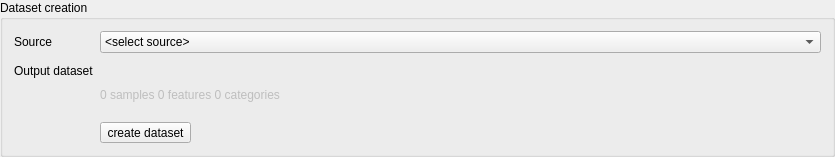
             <widget class="QGroupBox" name="groupBox_4">
              <property name="title">
               <string>Dataset creation</string>
              </property>
              <property name="flat">
               <bool>true</bool>
              </property>
              <property name="checkable">
               <bool>false</bool>
              </property>
              <layout class="QFormLayout" name="formLayout_9">
               <item row="0" column="0">
                <widget class="QLabel" name="label_12">
                 <property name="text">
                  <string>Source</string>
                 </property>
                </widget>
               </item>
               <item row="0" column="1">
                <widget class="QComboBox" name="mAlgoDataset">
                 <item>
                  <property name="text">
                   <string>&lt;select source&gt;</string>
                  </property>
                 </item>
                 <item>
                  <property name="text">
                   <string>categorized raster layer and feature
                                                                                raster
                                                                            </string>
                  </property>
                 </item>
                 <item>
                  <property name="text">
                   <string>categorized vector layer and feature
                                                                                raster
                                                                            </string>
                  </property>
                 </item>
                 <item>
                  <property name="text">
                   <string>categorized vector layer with
                                                                                feature fields
                                                                            </string>
                  </property>
                 </item>
                 <item>
                  <property name="text">
                   <string>categorized spectral library
                                                                            </string>
                  </property>
                 </item>
                 <item>
                  <property name="text">
                   <string>table with categories and feature
                                                                                fields
                                                                            </string>
                  </property>
                 </item>
                 <item>
                  <property name="text">
                   <string>text files</string>
                  </property>
                 </item>
                 <item>
                  <property name="text">
                   <string>Python code</string>
                  </property>
                 </item>
                </widget>
               </item>
               <item row="1" column="0">
                <widget class="QLabel" name="label_52">
                 <property name="enabled">
                  <bool>true</bool>
                 </property>
                 <property name="text">
                  <string>Output dataset</string>
                 </property>
                </widget>
               </item>
               <item row="1" column="1">
                <layout class="QHBoxLayout" name="horizontalLayout_27">
                 <item>
                  <widget class="QgsFileWidget" name="mFileDataset">
                   <property name="sizePolicy">
                    <sizepolicy hsizetype="Preferred" vsizetype="Preferred">
                     <horstretch>2</horstretch>
                     <verstretch>0</verstretch>
                    </sizepolicy>
                   </property>
                   <property name="dialogTitle">
                    <string/>
                   </property>
                   <property name="filter">
                    <string>*.skops</string>
                   </property>
                   <property name="defaultRoot">
                    <string/>
                   </property>
                   <property name="storageMode">
                    <enum>QgsFileWidget::SaveFile</enum>
                   </property>
                   <property name="relativeStorage">
                    <enum>QgsFileWidget::Absolute</enum>
                   </property>
                  </widget>
                 </item>
                 <item>
                  <widget class="QToolButton" name="mViewDataset">
                   <property name="toolTip">
                    <string/>
                   </property>
                   <property name="text">
                    <string/>
                   </property>
                   <property name="icon">
                    <iconset>
                     <normaloff>
                                                                                        :/qt-project.org/styles/commonstyle/images/filecontents-128.png</normaloff>
                                                                                        :/qt-project.org/styles/commonstyle/images/filecontents-128.png</iconset>
                   </property>
                   <property name="iconSize">
                    <size>
                     <width>16</width>
                     <height>16</height>
                    </size>
                   </property>
                   <property name="toolButtonStyle">
                    <enum>Qt::ToolButtonIconOnly</enum>
                   </property>
                   <property name="autoRaise">
                    <bool>true</bool>
                   </property>
                  </widget>
                 </item>
                </layout>
               </item>
               <item row="2" column="1">
                <widget class="QLabel" name="mInfoDataset">
                 <property name="enabled">
                  <bool>false</bool>
                 </property>
                 <property name="layoutDirection">
                  <enum>Qt::LeftToRight</enum>
                 </property>
                 <property name="text">
                  <string>0 samples 0 features 0 categories
                                                                        </string>
                 </property>
                </widget>
               </item>
               <item row="3" column="1">
                <widget class="QToolButton" name="mRunImportDataset">
                 <property name="text">
                  <string>create dataset</string>
                 </property>
                 <property name="icon">
                  <iconset>
                   <normaloff>
                                                                                :/images/themes/default/processingAlgorithm.svg</normaloff>
                                                                                :/images/themes/default/processingAlgorithm.svg</iconset>
                 </property>
                 <property name="iconSize">
                  <size>
                   <width>24</width>
                   <height>16</height>
                  </size>
                 </property>
                 <property name="toolButtonStyle">
                  <enum>Qt::ToolButtonTextBesideIcon</enum>
                 </property>
                 <property name="autoRaise">
                  <bool>false</bool>
                 </property>
                </widget>
               </item>
              </layout>
             </widget>
